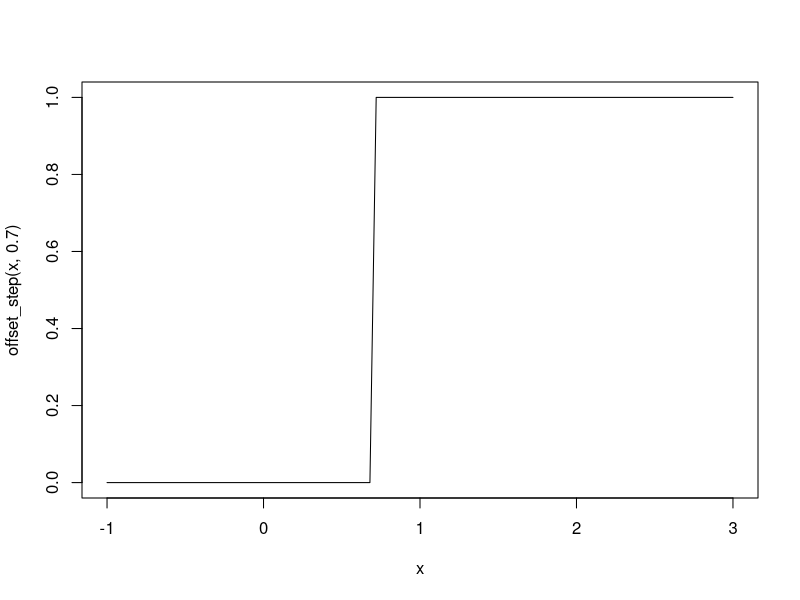
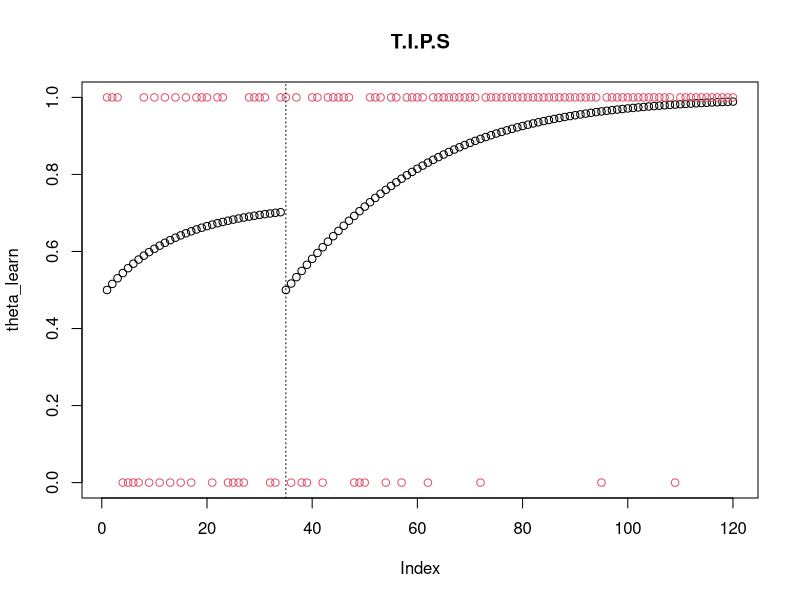

Recreate these plots in R, in order.
#slightly offset step function
offset_step <- function(x,step_change){
  x_2 <- x-step_change
  val <- ((x_2+abs(x_2))/(2*x_2))
  
  return(val)
}

curve(offset_step(x,0.7),from = -1, to = 3)

# model 4 --"alpha decay, transcendental intervention paradigm-shift"
ntrials <- 120
Glearn <- array(NA, c(ntrials))
fails <- array(NA, c(ntrials))
#learning in time
theta_learn <- array(NA, c(ntrials))
theta_1 <- 0.5
theta_learn[1] <- theta_1
#alpha decays with each guess
alpha_decay <- array(NA, c(ntrials))
alpha_1 <- 0.05
alpha_decay[1] <- alpha_1
d_rate <- 0.94
#newcastle chicken sexer apparition chance
newcastle_chance <- array(NA, c(ntrials))
nci <- array(NA, c(ntrials))
n_limit <- 0.7
n_rate <- 10
newcastle_transcend <- array(NA, c(ntrials))
newcastle_count <- array(NA, c(ntrials))
newcastle_lock <- array(NA, c(ntrials))

# set first guess
Glearn[1] <- rbinom(1,1,theta_1)
fails[1] <- abs(Glearn[1]-1)
# determine first nci, newcastle_chance, newcastle_transcend
nci[1] <- offset_step(theta_learn[1],n_limit) * fails[1]
newcastle_chance[1] <- nci[1]/(nci[1] + n_rate)
newcastle_transcend[1] <- rbinom(1,1,newcastle_chance[1])
newcastle_count[1] <- cumsum(newcastle_transcend)[1]
newcastle_lock[1] <- offset_step(newcastle_count[1],0.9)


# 2:ntrials for a lagged time
for (t in 2:ntrials){
  #learning below 0.7 theta
  #alpha decays, but if newcastle_lock is on, no decay, 
  #      + alpha becomes 0.5 again
  alpha_decay[t] <- alpha_decay[t-1]*((1-newcastle_lock[t-1])*d_rate) + (abs(0-newcastle_lock[t-1])*alpha_decay[1])
  
  #diff(alpha_decay is only + when it resets to 0.5)
  #so offset_step(diff(alpha_decay)[t-1],0.01) is only 1 when that happens so 
  #(1-offset_step(diff(alpha_decay)[t-1],0.01)) multiplication is 1, except at change
  #(abs(0-offset_step(diff(alpha_decay)[t-1],0.01))*0.5) that part of the equation is always 0, except at change whtn it is 0.5
  theta_learn[t] <- (theta_learn[t-1]^(1/(1+alpha_decay[t]))) * (1-offset_step(diff(alpha_decay)[t-1],0.01)) + (abs(0-offset_step(diff(alpha_decay)[t-1],0.01))*0.5)
  Glearn[t] <- rbinom(1,1,theta_learn[t])
  fails[t] <- abs(Glearn[t]-1)
  #newcastle chicke sexer prob, only above 0.7 theta
  #offset_step function is 0 below 0.7, 1 above 0.7
  #multiplied by Guess to find successes, inverted to see fails
  #so nci is 1 when there is a fail above 0.7 theta
  #nci[t-1] is added to make it cumulative
  nci[t] <- (offset_step(theta_learn[t],n_limit) * fails[t]) + nci[t-1]
  #newcastle_chance is is always between 0 and 1 based on (x/x+a)
  newcastle_chance[t] <- nci[t]/(nci[t] + n_rate)
  newcastle_transcend[t] <- rbinom(1,1,newcastle_chance[t])
  #lock keeps it 1 after 1st occurence
  #counts occurences, step fuction makes it 1 if bigger than 0.9, so
  #everytime above 0 since it is only integers
  newcastle_count[t] <- cumsum(newcastle_transcend)[t]
  newcastle_lock[t] <- offset_step(newcastle_count[t],0.9)
  
}


plot(theta_learn, ylim = c(0,1))
points(Glearn, col = 2)
#plots a line where alpha decay becomes 0.05 again
abline(v = which(alpha_decay == 0.05)[2], lty = 3)
title("T.I.P.S")
